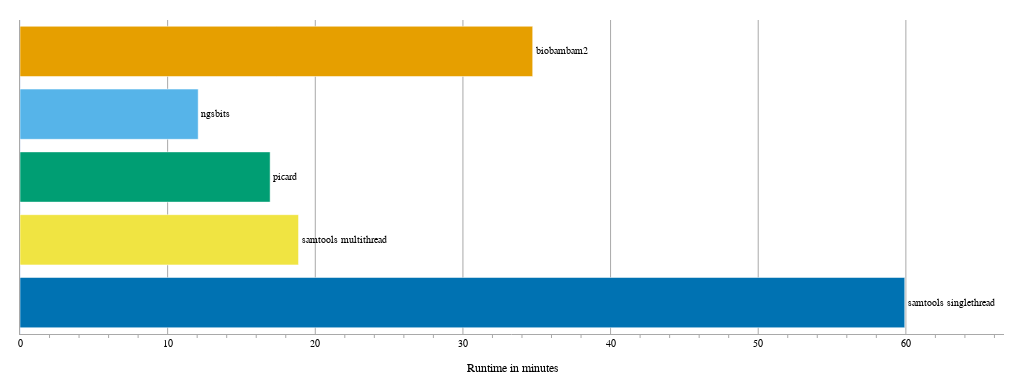

The notebook cell this image was saved under:
### Markdown cell above
## Plot

### Code cell
figure_runtime = go.Figure()

for run_type in type_order:
    figure_runtime.add_trace(
        go.Bar(
            name=run_type,
            text=run_type,
            textposition="outside",
            cliponaxis=False,
            y=[run_type],
            x=[df_grouped[df_grouped["type"] == run_type]["duration"].median()],
            orientation="h",
            marker_color=type_to_color[run_type],
        )
    )

figure_runtime.update_layout(
    dict(
        width=570,
        height=215,
        margin=dict(l=20, r=20, t=20, b=20),
        template="plotly_white",
        font=dict(family="Arial", color="#000000", size=10),
        showlegend=False,
        xaxis_title="Runtime in minutes",
    )
)
figure_runtime.update_xaxes(
    zeroline=True,
    range=[
        0,
        df_grouped["duration"].max() * 1.1,
    ],
    title_font=dict(family="Arial", color="#000000", size=12),
    minor_ticks="outside",
    minor_tickcolor="darkgrey",
    showline=True,
    linecolor="darkgrey",
    gridcolor="darkgrey",
)
figure_runtime.update_yaxes(
    tickangle=270,
    showticklabels=False,
    showline=True,
    linecolor="darkgrey",
)
figure_runtime.write_image("bam2fastqbenchmark_runtime.pdf")

figure_runtime.update_layout(
    dict(
        width=1024,
        height=384,
    )
)
figure_runtime.show()

### Figure 1 — Plotly figure (JSON) as saved in the notebook; plotly's stock layout.template omitted (floating-point values rounded to 4 significant figures)
{"data": [{"cliponaxis": false, "marker": {"color": "#0072b2"}, "name": "samtools singlethread", "orientation": "h", "text": "samtools singlethread", "textposition": "outside", "type": "bar", "x": [59.93], "y": ["samtools singlethread"]}, {"cliponaxis": false, "marker": {"color": "#f0e442"}, "name": "samtools multithread", "orientation": "h", "text": "samtools multithread", "textposition": "outside", "type": "bar", "x": [18.87], "y": ["samtools multithread"]}, {"cliponaxis": false, "marker": {"color": "#009e73"}, "name": "picard", "orientation": "h", "text": "picard", "textposition": "outside", "type": "bar", "x": [16.94], "y": ["picard"]}, {"cliponaxis": false, "marker": {"color": "#56b4e9"}, "name": "ngsbits", "orientation": "h", "text": "ngsbits", "textposition": "outside", "type": "bar", "x": [12.07], "y": ["ngsbits"]}, {"cliponaxis": false, "marker": {"color": "#e69f00"}, "name": "biobambam2", "orientation": "h", "text": "biobambam2", "textposition": "outside", "type": "bar", "x": [34.73], "y": ["biobambam2"]}], "layout": {"font": {"color": "#000000", "family": "Arial", "size": 10}, "height": 384, "margin": {"b": 20, "l": 20, "r": 20, "t": 20}, "showlegend": false, "width": 1024, "xaxis": {"gridcolor": "darkgrey", "linecolor": "darkgrey", "minor": {"tickcolor": "darkgrey", "ticks": "outside"}, "range": [0, 66.65], "showline": true, "title": {"font": {"color": "#000000", "family": "Arial", "size": 12}, "text": "Runtime in minutes"}, "zeroline": true}, "yaxis": {"linecolor": "darkgrey", "showline": true, "showticklabels": false, "tickangle": -90}}}
